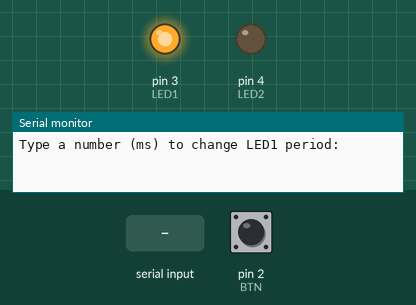
Simulated run of this sketch. Board: Arduino Uno, built with avr-gcc and run on an emulated ATmega328P. Parts: output pins drawn as LEDs (lit = HIGH), the last lines printed to the serial monitor. Dashed ring = blinking. Inputs (shaded band) come from the test bench; at power-on: pin 2 (BTN) HIGH.

Above: at 1.2 s.
1.3 s: "5\n" received over Serial
4.3 s: pin 2 (BTN) pulled LOW for 0.15 s
At 7.02 s:
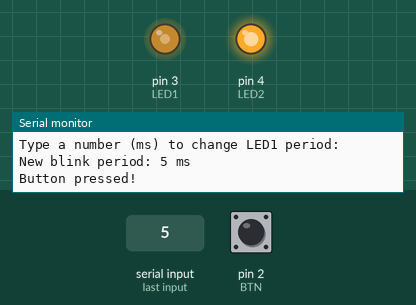
7.3 s: "90,45\n" received over Serial
10.3 s: pin 2 (BTN) pulled LOW for 1 s
At 10.58 s:
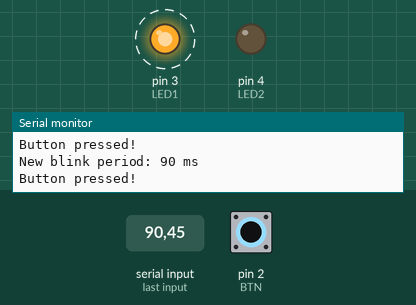
13.3 s: pin 2 (BTN) pulled LOW for 3.2 s
At 13.46 s:
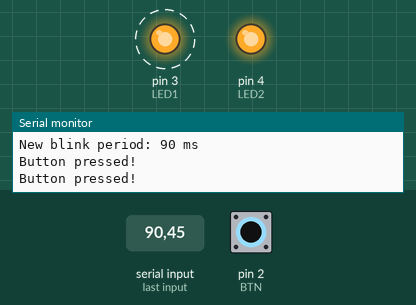
Timing chart, 0 to 19.0 s (numbered marks = the images above; inputs shaded):
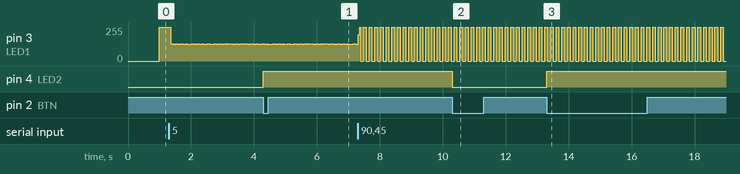

Measured:
- after the input at 4.3 s, pin 4 (LED2): LOW → HIGH at once
- after the input at 10.3 s, pin 4 (LED2): HIGH → LOW at once
- after the input at 13.3 s, pin 4 (LED2): LOW → HIGH at once
- by itself, pin 3 (LED1): alternates 255/255 for 0.09 s and 0/255 for 0.09 s

The sketch:

code-delay2b-blinkPeriodSetThroughSerialMonitor.ino
```cpp
// Two LEDs + button using millis()
// Blink period (LED1) can be changed live from Serial Monitor

const int LED1 = 3;
const int LED2 = 4;
const int BTN  = 2;

unsigned long prevMillis = 0;
unsigned long period = 1000;  // default 1 second
bool led1State = false;

int led2State = LOW;
int lastBtn = HIGH;

void setup() {
  pinMode(LED1, OUTPUT);
  pinMode(LED2, OUTPUT);
  pinMode(BTN, INPUT_PULLUP);
  Serial.begin(9600);
  Serial.println("Type a number (ms) to change LED1 period:");
}

void loop() {
  unsigned long now = millis();

  // --- LED1 blink based on period ---
  if (now - prevMillis >= period) {
    prevMillis = now;
    led1State = !led1State;
    digitalWrite(LED1, led1State);
  }

  // --- LED2 toggle on button press ---
  int btn = digitalRead(BTN);
  if (lastBtn == HIGH && btn == LOW) {
    led2State = !led2State;
    digitalWrite(LED2, led2State);
    Serial.println("Button pressed!");
  }
  lastBtn = btn;

  // --- Check Serial input for new period ---
  if (Serial.available() > 0) {
    unsigned long newPeriod = Serial.parseInt();
    if (newPeriod > 0) {
      period = newPeriod;
      Serial.print("New blink period: ");
      Serial.print(period);
      Serial.println(" ms");
    }
    Serial.readStringUntil('\n');
  }
}
```
